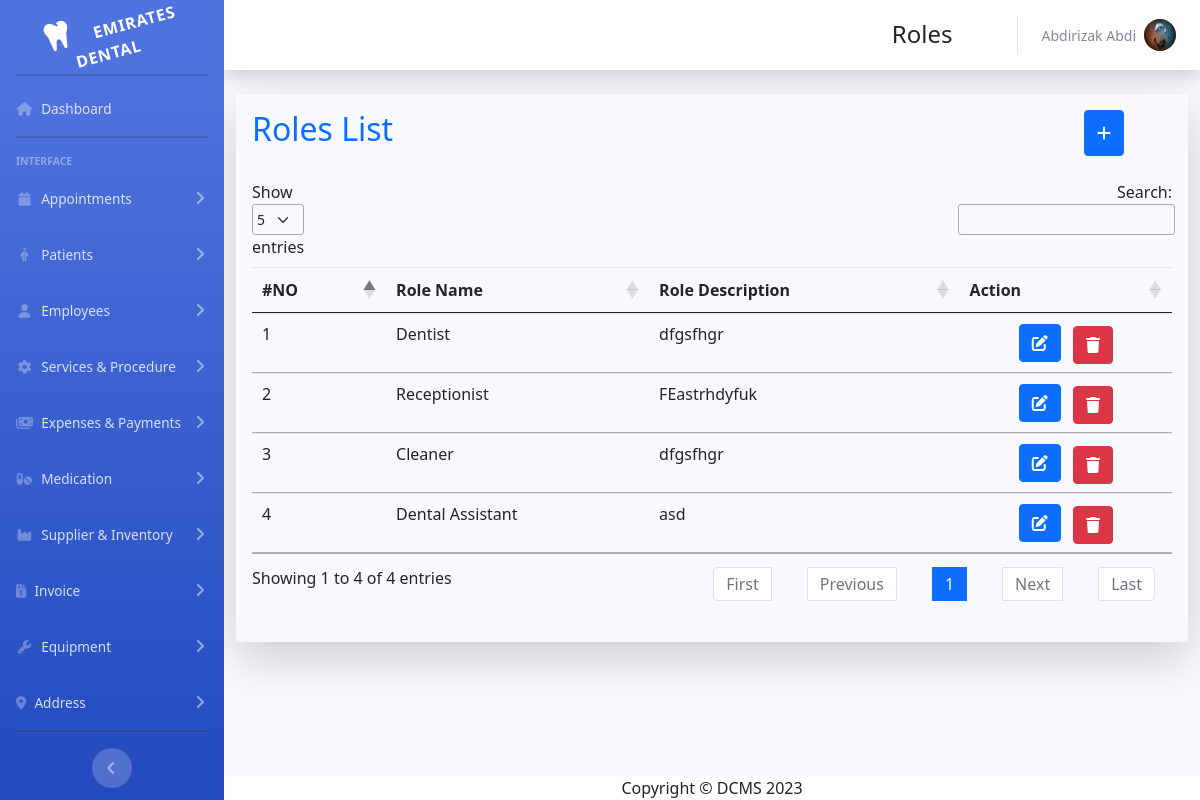
Page /index.php?page=role (signed in) on the committed database.
### tables this page shows
CREATE TABLE `roles` (
  `role_id` int(11) NOT NULL,
  `role_name` varchar(255) DEFAULT NULL,
  `role_description` text DEFAULT NULL
);

### app/roles/role.php (the view, shortened to what this page needs)
<?php
include_once('./app/database/conn.php')
?>
<div class="container-fluid ">
    <div class=" mt-1 p-3 shadow-lg rounded">
        <div class='small' id='small'></div>
        <div class='d-flex justify-content-between mb-4'>
            <h2 class="text-center text-primary">Roles List</h2>
            <button type="button" class="btn btn-primary me-5" data-toggle="modal" data-target="#roleModal">
            <i class="fa-solid fa-plus "></i>
            </button>
        </div>
        <table class="table table-hover" id="dataTable">
            <thead>
                <tr>
                <th scope="col">#NO</th>
                    <th>Role Name</th>
                    <th>Role Description</th>
                    <th> Action</th>
                </tr>
            </thead>
            <tbody>
                <?php
                $count=0;
                $result = mysqli_query($conn, "SELECT * FROM roles");
                while ($row = mysqli_fetch_assoc($result)) {
                    $count++;
                    echo "<tr>";
                    echo "<td>" . $count . "</td>";
                    echo "<td>" . $row['role_name'] . "</td>";
                    echo "<td>" . $row['role_description'] . "</>";
                    echo "<td class='text-center'>
                                    <button  class='btn btn-primary' onclick='editRole(" . $row['role_id'] . ")'> <i class='fa fa-edit'></i> </button>
                                    <a href='#' class='btn btn-danger ms-2 mt-1' onclick='deleteRole(" . $row['role_id'] . ")'> <i class='fa fa-trash'></i> </a>
                                  </td>";
                    echo "</tr>";
                }
                ?>
            </tbody>
        </table>
    </div>
</div>

### rows in the picture
roles: role_name "Dentist", role_description "dfgsfhgr"
roles: role_name "Receptionist", role_description "FEastrhdyfuk"
roles: role_name "Cleaner", role_description "dfgsfhgr"
roles: role_name "Dental Assistant", role_description "asd"

### other values in the picture
$title "Roles"
$_SESSION["employee_name"] "Abdirizak Abdi"
